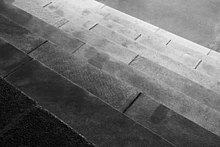
#> input picture images/gray_image.jpg, 220 x 147 px, found by its file name
$ jupyter execute 'OpenCV 임계점 처리하기.ipynb'
#> lines starting #> are read from the running program, lines starting #| are printed output that depends on the picture; after the words box and inside, x2 and y2 are one past the last pixel; in counts of white or black regions, pixels touching at a corner belong together
<a href="https://colab.research.google.com/github/ndb796/Python-Data-Analysis-and-Image-Processing-Tutorial/blob/master/10.%20OpenCV%20%EC%9E%84%EA%B3%84%EC%A0%90%20%EC%B2%98%EB%A6%AC%ED%95%98%EA%B8%B0/OpenCV%20%EC%9E%84%EA%B3%84%EC%A0%90%20%EC%B2%98%EB%A6%AC%ED%95%98%EA%B8%B0.ipynb" target="_parent"></a>

## OpenCV 임계점 처리하기
[강의 노트](https://github.com/ndb796/Python-Data-Analysis-and-Image-Processing-Tutorial/blob/master/10.%20OpenCV%20%EC%9E%84%EA%B3%84%EC%A0%90%20%EC%B2%98%EB%A6%AC%ED%95%98%EA%B8%B0/Python%20%EB%8D%B0%EC%9D%B4%ED%84%B0%20%EB%B6%84%EC%84%9D%EA%B3%BC%20%EC%9D%B4%EB%AF%B8%EC%A7%80%20%EC%B2%98%EB%A6%AC%20-%20OpenCV%20%EC%9E%84%EA%B3%84%EC%A0%90%20%EC%B2%98%EB%A6%AC%ED%95%98%EA%B8%B0.pdf)

cv2.threshold(image, thresh, max_value, type): 임계값을 기준으로 흑/백으로 분류하는 함수

- image: 처리할 Gray Scale 이미지
- thresh: 임계 값 (전체 픽셀에 적용)
- max_value: 임계 값을 넘었을 때 적용할 값
- type: 임계점을 처리하는 방식

1) THRESH_BINARY: 임계 값보다 크면 max_value, 작으면 0

2) THRESH_BINARY_INV: 임계 값보다 작으면 max_value, 크면 0

3) THRESH_TRUNC: 임계 값보다 크면 임계 값, 작으면 그대로

4) THRESH_TOZERO: 임계 값보다 크면 그대로, 작으면 0

5) THRESH_TOZERO_INV: 임계 값보다 크면 0, 작으면 그대로

[cell 1]
from google.colab import files
uploaded = files.upload()
#> the answer given: gray_image.jpg

[cell 2]
import cv2
import matplotlib.pyplot as plt

image = cv2.imread('gray_image.jpg', cv2.IMREAD_GRAYSCALE)
#> image is the input picture: shape (147, 220); min 0, max 255, mean 108.3

images = []
ret, thres1 = cv2.threshold(image, 127, 255, cv2.THRESH_BINARY)
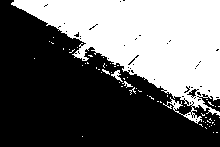
#> thres1: shape (147, 220); 40.9% white; 61 white regions (57 under 20 px), largest, box (x1, y1, x2, y2) and area: (11, 0, 220, 124) 12981, (111, 70, 123, 82) 57, (122, 81, 133, 88) 28, (102, 69, 110, 75) 21
ret, thres2 = cv2.threshold(image, 127, 255, cv2.THRESH_BINARY_INV)
ret, thres3 = cv2.threshold(image, 127, 255, cv2.THRESH_TRUNC)
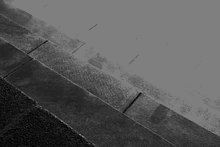
#> thres3: shape (147, 220); min 0, max 127, mean 89.3
ret, thres4 = cv2.threshold(image, 127, 255, cv2.THRESH_TOZERO)
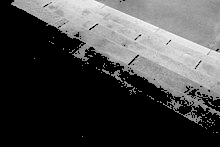
#> thres4: shape (147, 220); min 0, max 255, mean 71.1
ret, thres5 = cv2.threshold(image, 127, 255, cv2.THRESH_TOZERO_INV)
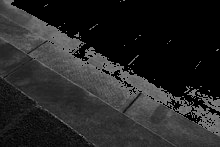
#> thres5: shape (147, 220); min 0, max 127, mean 37.3
images.append(thres1)
images.append(thres2)
images.append(thres3)
images.append(thres4)
images.append(thres5)

for i in images:
  plt.imshow(cv2.cvtColor(i, cv2.COLOR_GRAY2RGB))
  plt.show()
#> this loop made 5 passes

cv2.adaptiveThreshold(image, max_value, adaptive_method, type, block_size, C): 적응 임계점 처리 함수

하나의 이미지에 다수의 조명 상태가 존재하는 경우 적용하면 좋습니다.

- max_value: 임계 값을 넘었을 때 적용할 값

- adaptive_method: 임계 값을 결정하는 계산 방법

1) ADAPTIVE_THRESH_MEAN_C: 주변영역의 평균값으로 결정

2) ADAPTIVE_THRESH_GAUSSIAN_C

- type: 임계점을 처리하는 방식

- block_size: 임계 값을 적용할 영역의 크기

- C: 평균이나 가중 평균에서 차감할 값

Adaptive Threshold를 이용하면, 전체 픽셀을 기준으로 임계 값을 적용하지 않습니다.

[cell 3]
from google.colab import files
uploaded = files.upload()
#> the answer given: hand_writing_image.jpg

[cell 4]
import cv2

image = cv2.imread('hand_writing_image.jpg', cv2.IMREAD_GRAYSCALE)
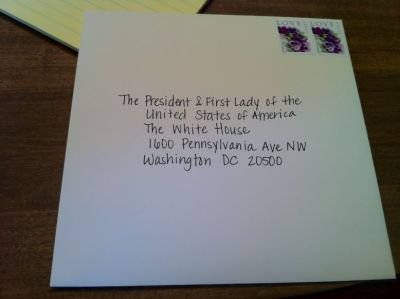
#> input picture images/hand_writing_image.jpg, 400 x 299 px, found by its file name
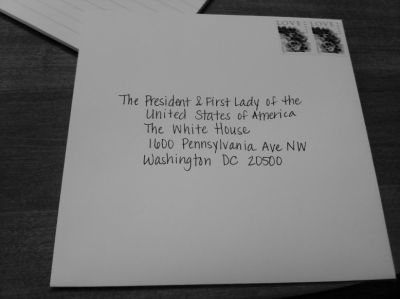
#> image: shape (299, 400); min 0, max 181, mean 115.4

ret, thres1 = cv2.threshold(image, 127, 255, cv2.THRESH_BINARY)
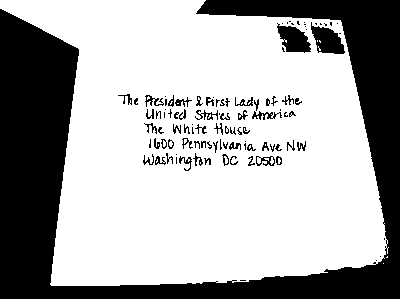
#> thres1: shape (299, 400); 66.7% white; 102 black regions (45 under 20 px), largest, box (x1, y1, x2, y2) and area: (0, 0, 400, 299) 36104, (311, 22, 345, 54) 636, (277, 23, 311, 53) 626
thres2 = cv2.adaptiveThreshold(image, 255, cv2.ADAPTIVE_THRESH_MEAN_C, cv2.THRESH_BINARY, 21, 3)
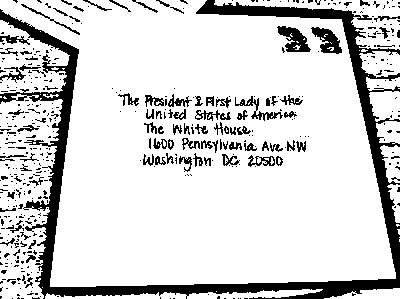
#> thres2: shape (299, 400); 83.5% white; 466 black regions (376 under 20 px), largest, box (x1, y1, x2, y2) and area: (0, 0, 400, 299) 12477, (277, 26, 311, 52) 471, (311, 27, 342, 54) 431

plt.imshow(cv2.cvtColor(image, cv2.COLOR_GRAY2RGB))
plt.show()

plt.imshow(cv2.cvtColor(thres1, cv2.COLOR_GRAY2RGB))
plt.show()

plt.imshow(cv2.cvtColor(thres2, cv2.COLOR_GRAY2RGB))
plt.show()
